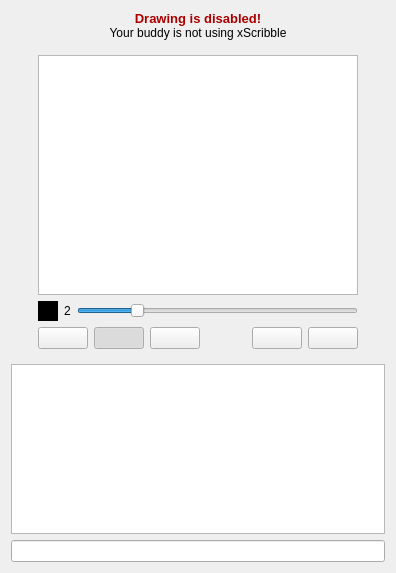
<?xml version="1.0" encoding="UTF-8"?>
<ui version="4.0">
 <class>BuddyWindow</class>
 <widget class="QWidget" name="BuddyWindow">
  <property name="geometry">
   <rect>
    <x>0</x>
    <y>0</y>
    <width>396</width>
    <height>573</height>
   </rect>
  </property>
  <property name="windowTitle">
   <string>Scribble n Chat</string>
  </property>
  <layout class="QVBoxLayout" name="verticalLayout_2">
   <item>
    <widget class="QLabel" name="errorLabel">
     <property name="text">
      <string>&lt;!DOCTYPE HTML PUBLIC &quot;-//W3C//DTD HTML 4.0//EN&quot; &quot;http://www.w3.org/TR/REC-html40/strict.dtd&quot;&gt;
&lt;html&gt;&lt;head&gt;&lt;meta name=&quot;qrichtext&quot; content=&quot;1&quot; /&gt;&lt;style type=&quot;text/css&quot;&gt;
p, li { white-space: pre-wrap; }
&lt;/style&gt;&lt;/head&gt;&lt;body style=&quot; font-family:'Sans'; font-size:10pt; font-weight:400; font-style:normal;&quot;&gt;
&lt;p align=&quot;center&quot; style=&quot; margin-top:0px; margin-bottom:0px; margin-left:0px; margin-right:0px; -qt-block-indent:0; text-indent:0px;&quot;&gt;&lt;span style=&quot; font-weight:600; color:#aa0000;&quot;&gt;Drawing is disabled!&lt;/span&gt;&lt;/p&gt;
&lt;p align=&quot;center&quot; style=&quot; margin-top:0px; margin-bottom:0px; margin-left:0px; margin-right:0px; -qt-block-indent:0; text-indent:0px;&quot;&gt;&lt;span style=&quot; font-size:9pt;&quot;&gt;Your buddy is not using xScribble&lt;/span&gt;&lt;/p&gt;&lt;/body&gt;&lt;/html&gt;</string>
     </property>
    </widget>
   </item>
   <item>
    <widget class="QWidget" name="drawingareaWidget" native="true">
     <layout class="QHBoxLayout" name="horizontalLayout_3">
      <item>
       <spacer name="horizontalSpacer">
        <property name="orientation">
         <enum>Qt::Horizontal</enum>
        </property>
        <property name="sizeHint" stdset="0">
         <size>
          <width>13</width>
          <height>237</height>
         </size>
        </property>
       </spacer>
      </item>
      <item>
       <layout class="QVBoxLayout" name="verticalLayout">
        <item>
         <widget class="QGraphicsView" name="frame">
          <property name="sizePolicy">
           <sizepolicy hsizetype="Expanding" vsizetype="Expanding">
            <horstretch>0</horstretch>
            <verstretch>0</verstretch>
           </sizepolicy>
          </property>
          <property name="minimumSize">
           <size>
            <width>320</width>
            <height>240</height>
           </size>
          </property>
          <property name="maximumSize">
           <size>
            <width>320</width>
            <height>240</height>
           </size>
          </property>
         </widget>
        </item>
        <item>
         <layout class="QHBoxLayout" name="horizontalLayout_2">
          <item>
           <widget class="QLabel" name="colorShowLabel">
            <property name="minimumSize">
             <size>
              <width>20</width>
              <height>20</height>
             </size>
            </property>
            <property name="maximumSize">
             <size>
              <width>20</width>
              <height>16777215</height>
             </size>
            </property>
            <property name="toolTip">
             <string/>
            </property>
            <property name="styleSheet">
             <string notr="true">background-color: rgb(0, 0, 0);</string>
            </property>
            <property name="text">
             <string/>
            </property>
           </widget>
          </item>
          <item>
           <widget class="QLabel" name="strokeShowLabel">
            <property name="toolTip">
             <string>&lt;!DOCTYPE HTML PUBLIC &quot;-//W3C//DTD HTML 4.0//EN&quot; &quot;http://www.w3.org/TR/REC-html40/strict.dtd&quot;&gt;
&lt;html&gt;&lt;head&gt;&lt;meta name=&quot;qrichtext&quot; content=&quot;1&quot; /&gt;&lt;style type=&quot;text/css&quot;&gt;
p, li { white-space: pre-wrap; }
&lt;/style&gt;&lt;/head&gt;&lt;body style=&quot; font-family:'Arial Black'; font-size:10pt; font-style:normal;&quot;&gt;
&lt;p style=&quot; margin-top:0px; margin-bottom:0px; margin-left:0px; margin-right:0px; -qt-block-indent:0; text-indent:0px;&quot;&gt;Stroke thickness&lt;/p&gt;&lt;/body&gt;&lt;/html&gt;</string>
            </property>
            <property name="styleSheet">
             <string notr="true">font: 75 10pt &quot;Arial Black&quot;;</string>
            </property>
            <property name="text">
             <string>2</string>
            </property>
           </widget>
          </item>
          <item>
           <widget class="QSlider" name="strokeSlider">
            <property name="focusPolicy">
             <enum>Qt::NoFocus</enum>
            </property>
            <property name="minimum">
             <number>0</number>
            </property>
            <property name="maximum">
             <number>5</number>
            </property>
            <property name="singleStep">
             <number>1</number>
            </property>
            <property name="sliderPosition">
             <number>1</number>
            </property>
            <property name="orientation">
             <enum>Qt::Horizontal</enum>
            </property>
           </widget>
          </item>
         </layout>
        </item>
        <item>
         <layout class="QHBoxLayout" name="horizontalLayout">
          <item>
           <widget class="QPushButton" name="colorButton">
            <property name="sizePolicy">
             <sizepolicy hsizetype="Minimum" vsizetype="Fixed">
              <horstretch>80</horstretch>
              <verstretch>0</verstretch>
             </sizepolicy>
            </property>
            <property name="maximumSize">
             <size>
              <width>50</width>
              <height>16777215</height>
             </size>
            </property>
            <property name="focusPolicy">
             <enum>Qt::NoFocus</enum>
            </property>
            <property name="toolTip">
             <string>&lt;!DOCTYPE HTML PUBLIC &quot;-//W3C//DTD HTML 4.0//EN&quot; &quot;http://www.w3.org/TR/REC-html40/strict.dtd&quot;&gt;
&lt;html&gt;&lt;head&gt;&lt;meta name=&quot;qrichtext&quot; content=&quot;1&quot; /&gt;&lt;style type=&quot;text/css&quot;&gt;
p, li { white-space: pre-wrap; }
&lt;/style&gt;&lt;/head&gt;&lt;body style=&quot; font-family:'Sans'; font-size:10pt; font-weight:400; font-style:normal;&quot;&gt;
&lt;p style=&quot; margin-top:0px; margin-bottom:0px; margin-left:0px; margin-right:0px; -qt-block-indent:0; text-indent:0px;&quot;&gt;&lt;span style=&quot; font-weight:600;&quot;&gt;Colour Chooser&lt;/span&gt;&lt;/p&gt;
&lt;p style=&quot; margin-top:0px; margin-bottom:0px; margin-left:0px; margin-right:0px; -qt-block-indent:0; text-indent:0px;&quot;&gt;Select the colour you want to scribble in&lt;/p&gt;&lt;/body&gt;&lt;/html&gt;</string>
            </property>
            <property name="text">
             <string/>
            </property>
            <property name="icon">
             <iconset resource="xscribble.qrc">
              <normaloff>:/images/color.png</normaloff>:/images/color.png</iconset>
            </property>
           </widget>
          </item>
          <item>
           <widget class="QPushButton" name="strokeButton">
            <property name="sizePolicy">
             <sizepolicy hsizetype="Minimum" vsizetype="Fixed">
              <horstretch>80</horstretch>
              <verstretch>0</verstretch>
             </sizepolicy>
            </property>
            <property name="maximumSize">
             <size>
              <width>50</width>
              <height>16777215</height>
             </size>
            </property>
            <property name="focusPolicy">
             <enum>Qt::NoFocus</enum>
            </property>
            <property name="toolTip">
             <string>&lt;!DOCTYPE HTML PUBLIC &quot;-//W3C//DTD HTML 4.0//EN&quot; &quot;http://www.w3.org/TR/REC-html40/strict.dtd&quot;&gt;
&lt;html&gt;&lt;head&gt;&lt;meta name=&quot;qrichtext&quot; content=&quot;1&quot; /&gt;&lt;style type=&quot;text/css&quot;&gt;
p, li { white-space: pre-wrap; }
&lt;/style&gt;&lt;/head&gt;&lt;body style=&quot; font-family:'Sans'; font-size:10pt; font-weight:400; font-style:normal;&quot;&gt;
&lt;p style=&quot; margin-top:0px; margin-bottom:0px; margin-left:0px; margin-right:0px; -qt-block-indent:0; text-indent:0px;&quot;&gt;&lt;span style=&quot; font-weight:600;&quot;&gt;Pencil&lt;/span&gt;&lt;/p&gt;
&lt;p style=&quot; margin-top:0px; margin-bottom:0px; margin-left:0px; margin-right:0px; -qt-block-indent:0; text-indent:0px;&quot;&gt;Scribble on the canvas&lt;/p&gt;&lt;/body&gt;&lt;/html&gt;</string>
            </property>
            <property name="text">
             <string/>
            </property>
            <property name="icon">
             <iconset resource="xscribble.qrc">
              <normaloff>:/images/pencil.png</normaloff>:/images/pencil.png</iconset>
            </property>
            <property name="checkable">
             <bool>true</bool>
            </property>
            <property name="checked">
             <bool>true</bool>
            </property>
           </widget>
          </item>
          <item>
           <widget class="QPushButton" name="eraseButton">
            <property name="sizePolicy">
             <sizepolicy hsizetype="Minimum" vsizetype="Fixed">
              <horstretch>80</horstretch>
              <verstretch>0</verstretch>
             </sizepolicy>
            </property>
            <property name="maximumSize">
             <size>
              <width>50</width>
              <height>16777215</height>
             </size>
            </property>
            <property name="focusPolicy">
             <enum>Qt::NoFocus</enum>
            </property>
            <property name="toolTip">
             <string>&lt;!DOCTYPE HTML PUBLIC &quot;-//W3C//DTD HTML 4.0//EN&quot; &quot;http://www.w3.org/TR/REC-html40/strict.dtd&quot;&gt;
&lt;html&gt;&lt;head&gt;&lt;meta name=&quot;qrichtext&quot; content=&quot;1&quot; /&gt;&lt;style type=&quot;text/css&quot;&gt;
p, li { white-space: pre-wrap; }
&lt;/style&gt;&lt;/head&gt;&lt;body style=&quot; font-family:'Sans'; font-size:10pt; font-weight:400; font-style:normal;&quot;&gt;
&lt;p style=&quot; margin-top:0px; margin-bottom:0px; margin-left:0px; margin-right:0px; -qt-block-indent:0; text-indent:0px;&quot;&gt;&lt;span style=&quot; font-weight:600;&quot;&gt;Eraser&lt;/span&gt;&lt;/p&gt;
&lt;p style=&quot; margin-top:0px; margin-bottom:0px; margin-left:0px; margin-right:0px; -qt-block-indent:0; text-indent:0px;&quot;&gt;Erase the mistakes&lt;/p&gt;&lt;/body&gt;&lt;/html&gt;</string>
            </property>
            <property name="text">
             <string/>
            </property>
            <property name="icon">
             <iconset resource="xscribble.qrc">
              <normaloff>:/images/eraser.png</normaloff>:/images/eraser.png</iconset>
            </property>
            <property name="checkable">
             <bool>true</bool>
            </property>
           </widget>
          </item>
          <item>
           <spacer name="horizontalSpacer_3">
            <property name="orientation">
             <enum>Qt::Horizontal</enum>
            </property>
            <property name="sizeHint" stdset="0">
             <size>
              <width>40</width>
              <height>20</height>
             </size>
            </property>
           </spacer>
          </item>
          <item>
           <widget class="QPushButton" name="clearButton">
            <property name="sizePolicy">
             <sizepolicy hsizetype="Minimum" vsizetype="Fixed">
              <horstretch>80</horstretch>
              <verstretch>0</verstretch>
             </sizepolicy>
            </property>
            <property name="maximumSize">
             <size>
              <width>50</width>
              <height>16777215</height>
             </size>
            </property>
            <property name="focusPolicy">
             <enum>Qt::NoFocus</enum>
            </property>
            <property name="toolTip">
             <string>&lt;!DOCTYPE HTML PUBLIC &quot;-//W3C//DTD HTML 4.0//EN&quot; &quot;http://www.w3.org/TR/REC-html40/strict.dtd&quot;&gt;
&lt;html&gt;&lt;head&gt;&lt;meta name=&quot;qrichtext&quot; content=&quot;1&quot; /&gt;&lt;style type=&quot;text/css&quot;&gt;
p, li { white-space: pre-wrap; }
&lt;/style&gt;&lt;/head&gt;&lt;body style=&quot; font-family:'Sans'; font-size:10pt; font-weight:400; font-style:normal;&quot;&gt;
&lt;p style=&quot; margin-top:0px; margin-bottom:0px; margin-left:0px; margin-right:0px; -qt-block-indent:0; text-indent:0px;&quot;&gt;&lt;span style=&quot; font-weight:600;&quot;&gt;Clear&lt;/span&gt;&lt;/p&gt;
&lt;p style=&quot; margin-top:0px; margin-bottom:0px; margin-left:0px; margin-right:0px; -qt-block-indent:0; text-indent:0px;&quot;&gt;Deletes everything on the canvas&lt;/p&gt;&lt;/body&gt;&lt;/html&gt;</string>
            </property>
            <property name="text">
             <string/>
            </property>
            <property name="icon">
             <iconset resource="xscribble.qrc">
              <normaloff>:/images/clear.png</normaloff>:/images/clear.png</iconset>
            </property>
           </widget>
          </item>
          <item>
           <widget class="QPushButton" name="saveButton">
            <property name="sizePolicy">
             <sizepolicy hsizetype="Minimum" vsizetype="Fixed">
              <horstretch>80</horstretch>
              <verstretch>0</verstretch>
             </sizepolicy>
            </property>
            <property name="maximumSize">
             <size>
              <width>50</width>
              <height>16777215</height>
             </size>
            </property>
            <property name="focusPolicy">
             <enum>Qt::NoFocus</enum>
            </property>
            <property name="toolTip">
             <string>&lt;!DOCTYPE HTML PUBLIC &quot;-//W3C//DTD HTML 4.0//EN&quot; &quot;http://www.w3.org/TR/REC-html40/strict.dtd&quot;&gt;
&lt;html&gt;&lt;head&gt;&lt;meta name=&quot;qrichtext&quot; content=&quot;1&quot; /&gt;&lt;style type=&quot;text/css&quot;&gt;
p, li { white-space: pre-wrap; }
&lt;/style&gt;&lt;/head&gt;&lt;body style=&quot; font-family:'Sans'; font-size:10pt; font-weight:400; font-style:normal;&quot;&gt;
&lt;p style=&quot; margin-top:0px; margin-bottom:0px; margin-left:0px; margin-right:0px; -qt-block-indent:0; text-indent:0px;&quot;&gt;&lt;span style=&quot; font-weight:600;&quot;&gt;Save&lt;/span&gt;&lt;/p&gt;
&lt;p style=&quot; margin-top:0px; margin-bottom:0px; margin-left:0px; margin-right:0px; -qt-block-indent:0; text-indent:0px;&quot;&gt;Save your scribbles to disk&lt;/p&gt;&lt;/body&gt;&lt;/html&gt;</string>
            </property>
            <property name="text">
             <string/>
            </property>
            <property name="icon">
             <iconset resource="xscribble.qrc">
              <normaloff>:/images/save.png</normaloff>:/images/save.png</iconset>
            </property>
           </widget>
          </item>
         </layout>
        </item>
       </layout>
      </item>
      <item>
       <spacer name="horizontalSpacer_2">
        <property name="orientation">
         <enum>Qt::Horizontal</enum>
        </property>
        <property name="sizeHint" stdset="0">
         <size>
          <width>12</width>
          <height>237</height>
         </size>
        </property>
       </spacer>
      </item>
     </layout>
    </widget>
   </item>
   <item>
    <widget class="QTextBrowser" name="chatBrowser">
     <property name="styleSheet">
      <string notr="true">font: 9pt &quot;Arial&quot;;</string>
     </property>
     <property name="html">
      <string>&lt;!DOCTYPE HTML PUBLIC &quot;-//W3C//DTD HTML 4.0//EN&quot; &quot;http://www.w3.org/TR/REC-html40/strict.dtd&quot;&gt;
&lt;html&gt;&lt;head&gt;&lt;meta name=&quot;qrichtext&quot; content=&quot;1&quot; /&gt;&lt;style type=&quot;text/css&quot;&gt;
p, li { white-space: pre-wrap; }
&lt;/style&gt;&lt;/head&gt;&lt;body style=&quot; font-family:'Arial'; font-size:9pt; font-weight:400; font-style:normal;&quot;&gt;
&lt;p style=&quot;-qt-paragraph-type:empty; margin-top:0px; margin-bottom:0px; margin-left:0px; margin-right:0px; -qt-block-indent:0; text-indent:0px; font-size:8pt;&quot;&gt;&lt;/p&gt;&lt;/body&gt;&lt;/html&gt;</string>
     </property>
    </widget>
   </item>
   <item>
    <widget class="QLineEdit" name="chatEdit"/>
   </item>
  </layout>
 </widget>
 <resources>
  <include location="xscribble.qrc"/>
 </resources>
 <connections/>
</ui>
